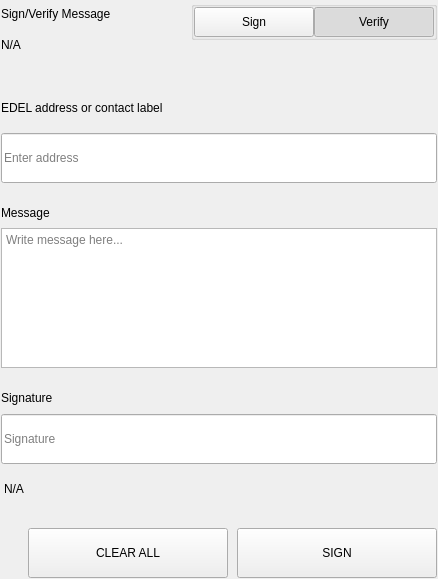
<?xml version="1.0" encoding="UTF-8"?>
<ui version="4.0">
 <class>SettingsSignMessageWidgets</class>
 <widget class="QWidget" name="SettingsSignMessageWidgets">
  <property name="geometry">
   <rect>
    <x>0</x>
    <y>0</y>
    <width>438</width>
    <height>579</height>
   </rect>
  </property>
  <property name="windowTitle">
   <string>Form</string>
  </property>
  <layout class="QVBoxLayout" name="verticalLayout">
   <property name="spacing">
    <number>0</number>
   </property>
   <property name="leftMargin">
    <number>0</number>
   </property>
   <property name="topMargin">
    <number>0</number>
   </property>
   <property name="rightMargin">
    <number>0</number>
   </property>
   <property name="bottomMargin">
    <number>0</number>
   </property>
   <item>
    <widget class="QWidget" name="left" native="true">
     <layout class="QVBoxLayout" name="verticalLayout_3">
      <property name="leftMargin">
       <number>0</number>
      </property>
      <property name="topMargin">
       <number>0</number>
      </property>
      <property name="rightMargin">
       <number>0</number>
      </property>
      <property name="bottomMargin">
       <number>0</number>
      </property>
      <item>
       <widget class="QWidget" name="container_sign" native="true">
        <layout class="QVBoxLayout" name="verticalLayout_2">
         <property name="spacing">
          <number>0</number>
         </property>
         <property name="leftMargin">
          <number>1</number>
         </property>
         <property name="topMargin">
          <number>1</number>
         </property>
         <property name="rightMargin">
          <number>1</number>
         </property>
         <property name="bottomMargin">
          <number>1</number>
         </property>
         <item>
          <layout class="QHBoxLayout" name="horizontalLayout_3" stretch="3,1">
           <property name="spacing">
            <number>40</number>
           </property>
           <item>
            <layout class="QVBoxLayout" name="verticalLayoutTitle">
             <property name="spacing">
              <number>5</number>
             </property>
             <item>
              <widget class="QLabel" name="labelTitle">
               <property name="text">
                <string>Sign/Verify Message</string>
               </property>
              </widget>
             </item>
             <item>
              <widget class="QLabel" name="labelSubtitle1">
               <property name="text">
                <string notr="true">N/A</string>
               </property>
               <property name="wordWrap">
                <bool>true</bool>
               </property>
              </widget>
             </item>
            </layout>
           </item>
           <item alignment="Qt::AlignRight|Qt::AlignTop">
            <widget class="QWidget" name="containerSwitch" native="true">
             <property name="styleSheet">
              <string notr="true">#containerSwitch{
	padding-top:9px;
}</string>
             </property>
             <layout class="QVBoxLayout" name="verticalLayout_6">
              <property name="spacing">
               <number>4</number>
              </property>
              <property name="leftMargin">
               <number>0</number>
              </property>
              <property name="topMargin">
               <number>0</number>
              </property>
              <property name="rightMargin">
               <number>0</number>
              </property>
              <property name="bottomMargin">
               <number>0</number>
              </property>
              <item alignment="Qt::AlignRight">
               <widget class="QGroupBox" name="groupBox">
                <property name="sizePolicy">
                 <sizepolicy hsizetype="Fixed" vsizetype="Preferred">
                  <horstretch>0</horstretch>
                  <verstretch>0</verstretch>
                 </sizepolicy>
                </property>
                <property name="title">
                 <string/>
                </property>
                <property name="alignment">
                 <set>Qt::AlignRight|Qt::AlignTop|Qt::AlignTrailing</set>
                </property>
                <layout class="QHBoxLayout" name="horizontalLayout_4">
                 <property name="spacing">
                  <number>0</number>
                 </property>
                 <property name="leftMargin">
                  <number>0</number>
                 </property>
                 <property name="topMargin">
                  <number>0</number>
                 </property>
                 <property name="rightMargin">
                  <number>0</number>
                 </property>
                 <property name="bottomMargin">
                  <number>0</number>
                 </property>
                 <item>
                  <widget class="QPushButton" name="pushSign">
                   <property name="minimumSize">
                    <size>
                     <width>120</width>
                     <height>30</height>
                    </size>
                   </property>
                   <property name="maximumSize">
                    <size>
                     <width>120</width>
                     <height>30</height>
                    </size>
                   </property>
                   <property name="focusPolicy">
                    <enum>Qt::NoFocus</enum>
                   </property>
                   <property name="text">
                    <string>Sign</string>
                   </property>
                   <property name="checkable">
                    <bool>true</bool>
                   </property>
                   <property name="autoExclusive">
                    <bool>true</bool>
                   </property>
                  </widget>
                 </item>
                 <item>
                  <widget class="QPushButton" name="pushVerify">
                   <property name="minimumSize">
                    <size>
                     <width>120</width>
                     <height>30</height>
                    </size>
                   </property>
                   <property name="maximumSize">
                    <size>
                     <width>120</width>
                     <height>30</height>
                    </size>
                   </property>
                   <property name="focusPolicy">
                    <enum>Qt::NoFocus</enum>
                   </property>
                   <property name="text">
                    <string>Verify</string>
                   </property>
                   <property name="checkable">
                    <bool>true</bool>
                   </property>
                   <property name="checked">
                    <bool>true</bool>
                   </property>
                   <property name="autoExclusive">
                    <bool>true</bool>
                   </property>
                  </widget>
                 </item>
                </layout>
               </widget>
              </item>
              <item alignment="Qt::AlignHCenter|Qt::AlignTop">
               <widget class="QLabel" name="labelSubtitleSwitch">
                <property name="text">
                 <string/>
                </property>
                <property name="alignment">
                 <set>Qt::AlignRight|Qt::AlignTrailing|Qt::AlignVCenter</set>
                </property>
               </widget>
              </item>
             </layout>
            </widget>
           </item>
          </layout>
         </item>
         <item>
          <spacer name="verticalSpacer_2">
           <property name="orientation">
            <enum>Qt::Vertical</enum>
           </property>
           <property name="sizeType">
            <enum>QSizePolicy::Fixed</enum>
           </property>
           <property name="sizeHint" stdset="0">
            <size>
             <width>20</width>
             <height>40</height>
            </size>
           </property>
          </spacer>
         </item>
         <item>
          <widget class="QWidget" name="containerAddress" native="true">
           <property name="sizePolicy">
            <sizepolicy hsizetype="Preferred" vsizetype="Fixed">
             <horstretch>0</horstretch>
             <verstretch>0</verstretch>
            </sizepolicy>
           </property>
           <layout class="QVBoxLayout" name="verticalLayout_5" stretch="0,0">
            <property name="spacing">
             <number>15</number>
            </property>
            <property name="leftMargin">
             <number>0</number>
            </property>
            <property name="topMargin">
             <number>0</number>
            </property>
            <property name="rightMargin">
             <number>0</number>
            </property>
            <property name="bottomMargin">
             <number>0</number>
            </property>
            <item>
             <widget class="QLabel" name="labelSubtitleAddress">
              <property name="minimumSize">
               <size>
                <width>0</width>
                <height>20</height>
               </size>
              </property>
              <property name="maximumSize">
               <size>
                <width>16777215</width>
                <height>20</height>
               </size>
              </property>
              <property name="text">
               <string>EDEL address or contact label</string>
              </property>
             </widget>
            </item>
            <item>
             <widget class="QLineEdit" name="addressIn_SM">
              <property name="minimumSize">
               <size>
                <width>0</width>
                <height>50</height>
               </size>
              </property>
              <property name="maximumSize">
               <size>
                <width>16777215</width>
                <height>50</height>
               </size>
              </property>
              <property name="placeholderText">
               <string>Enter address</string>
              </property>
             </widget>
            </item>
           </layout>
          </widget>
         </item>
         <item>
          <spacer name="verticalSpacer_3">
           <property name="orientation">
            <enum>Qt::Vertical</enum>
           </property>
           <property name="sizeType">
            <enum>QSizePolicy::Fixed</enum>
           </property>
           <property name="sizeHint" stdset="0">
            <size>
             <width>20</width>
             <height>20</height>
            </size>
           </property>
          </spacer>
         </item>
         <item>
          <layout class="QVBoxLayout" name="verticalLayout_9">
           <property name="spacing">
            <number>5</number>
           </property>
           <item>
            <widget class="QLabel" name="labelSubtitleMessage">
             <property name="minimumSize">
              <size>
               <width>0</width>
               <height>20</height>
              </size>
             </property>
             <property name="maximumSize">
              <size>
               <width>16777215</width>
               <height>20</height>
              </size>
             </property>
             <property name="text">
              <string>Message</string>
             </property>
            </widget>
           </item>
           <item>
            <widget class="QPlainTextEdit" name="messageIn_SM">
             <property name="minimumSize">
              <size>
               <width>0</width>
               <height>140</height>
              </size>
             </property>
             <property name="maximumSize">
              <size>
               <width>16777215</width>
               <height>140</height>
              </size>
             </property>
             <property name="placeholderText">
              <string>Write message here...</string>
             </property>
            </widget>
           </item>
          </layout>
         </item>
         <item>
          <spacer name="verticalSpacer_4">
           <property name="orientation">
            <enum>Qt::Vertical</enum>
           </property>
           <property name="sizeType">
            <enum>QSizePolicy::Fixed</enum>
           </property>
           <property name="sizeHint" stdset="0">
            <size>
             <width>20</width>
             <height>20</height>
            </size>
           </property>
          </spacer>
         </item>
         <item>
          <widget class="QWidget" name="widget" native="true">
           <property name="minimumSize">
            <size>
             <width>0</width>
             <height>75</height>
            </size>
           </property>
           <property name="maximumSize">
            <size>
             <width>16777215</width>
             <height>16777215</height>
            </size>
           </property>
           <layout class="QVBoxLayout" name="verticalLayout_4">
            <property name="leftMargin">
             <number>0</number>
            </property>
            <property name="topMargin">
             <number>0</number>
            </property>
            <property name="rightMargin">
             <number>0</number>
            </property>
            <property name="bottomMargin">
             <number>0</number>
            </property>
            <item>
             <widget class="QLabel" name="labelSubtitleSignature">
              <property name="minimumSize">
               <size>
                <width>0</width>
                <height>20</height>
               </size>
              </property>
              <property name="maximumSize">
               <size>
                <width>16777215</width>
                <height>20</height>
               </size>
              </property>
              <property name="text">
               <string>Signature</string>
              </property>
             </widget>
            </item>
            <item>
             <widget class="QLineEdit" name="signatureOut_SM">
              <property name="minimumSize">
               <size>
                <width>0</width>
                <height>50</height>
               </size>
              </property>
              <property name="placeholderText">
               <string>Signature</string>
              </property>
             </widget>
            </item>
           </layout>
          </widget>
         </item>
         <item>
          <widget class="QLabel" name="statusLabel_SM">
           <property name="styleSheet">
            <string notr="true">padding-top:5px;</string>
           </property>
           <property name="text">
            <string notr="true">N/A</string>
           </property>
          </widget>
         </item>
         <item>
          <spacer name="verticalSpacer">
           <property name="orientation">
            <enum>Qt::Vertical</enum>
           </property>
           <property name="sizeType">
            <enum>QSizePolicy::Fixed</enum>
           </property>
           <property name="sizeHint" stdset="0">
            <size>
             <width>20</width>
             <height>20</height>
            </size>
           </property>
          </spacer>
         </item>
         <item>
          <layout class="QHBoxLayout" name="horizontalLayout_7">
           <property name="spacing">
            <number>9</number>
           </property>
           <item>
            <spacer name="horizontalSpacer_5">
             <property name="orientation">
              <enum>Qt::Horizontal</enum>
             </property>
             <property name="sizeType">
              <enum>QSizePolicy::Expanding</enum>
             </property>
             <property name="sizeHint" stdset="0">
              <size>
               <width>40</width>
               <height>20</height>
              </size>
             </property>
            </spacer>
           </item>
           <item>
            <widget class="QPushButton" name="pushButtonClear">
             <property name="minimumSize">
              <size>
               <width>200</width>
               <height>50</height>
              </size>
             </property>
             <property name="focusPolicy">
              <enum>Qt::NoFocus</enum>
             </property>
             <property name="text">
              <string>CLEAR ALL</string>
             </property>
            </widget>
           </item>
           <item>
            <widget class="QPushButton" name="pushButtonSave">
             <property name="minimumSize">
              <size>
               <width>200</width>
               <height>50</height>
              </size>
             </property>
             <property name="maximumSize">
              <size>
               <width>200</width>
               <height>50</height>
              </size>
             </property>
             <property name="focusPolicy">
              <enum>Qt::NoFocus</enum>
             </property>
             <property name="text">
              <string>SIGN</string>
             </property>
            </widget>
           </item>
          </layout>
         </item>
        </layout>
       </widget>
      </item>
     </layout>
    </widget>
   </item>
  </layout>
 </widget>
 <resources/>
 <connections/>
</ui>
